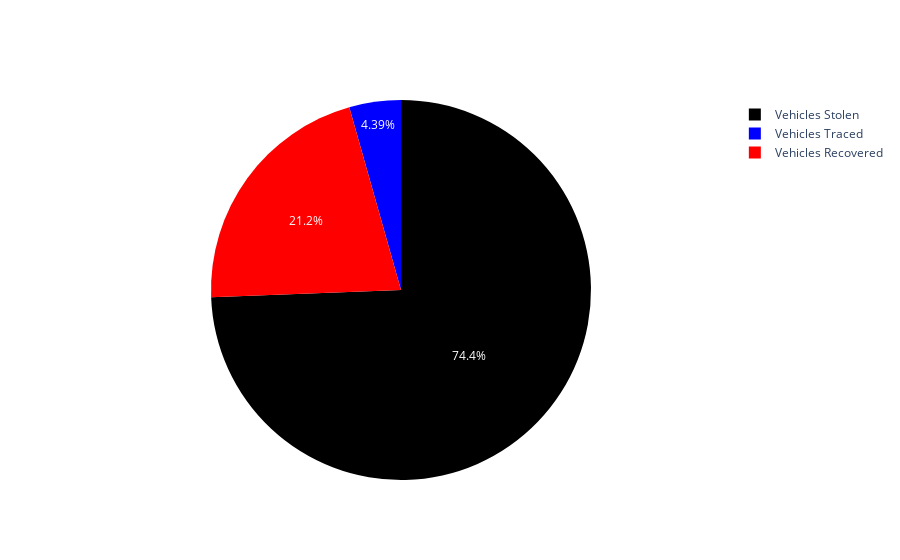

The code cell stored with this chart in its notebook:
### Code cell
auto_theft_traced = data2['Auto_Theft_Coordinated/Traced'].sum()
auto_theft_recovered = data2['Auto_Theft_Recovered'].sum()
auto_theft_stolen = data2['Auto_Theft_Stolen'].sum()

vehicle_group = ['Vehicles Stolen','Vehicles Traced','Vehicles Recovered']
vehicle_vals = [auto_theft_stolen,auto_theft_traced,auto_theft_recovered]

colors = ['black','blue','red']

fig = go.Figure(data=[go.Pie(labels=vehicle_group, values=vehicle_vals,sort=False,
                            marker=dict(colors=colors),textfont_size=12)])

fig.show()

### Figure 1 — Plotly figure (JSON) as saved in the notebook; plotly's stock layout.template omitted (floating-point values rounded to 4 significant figures)
{"data": [{"labels": ["Vehicles Stolen", "Vehicles Traced", "Vehicles Recovered"], "marker": {"colors": ["black", "blue", "red"]}, "sort": false, "textfont": {"size": 12}, "type": "pie", "values": [1919890, 113228, 547292]}], "layout": {}}
